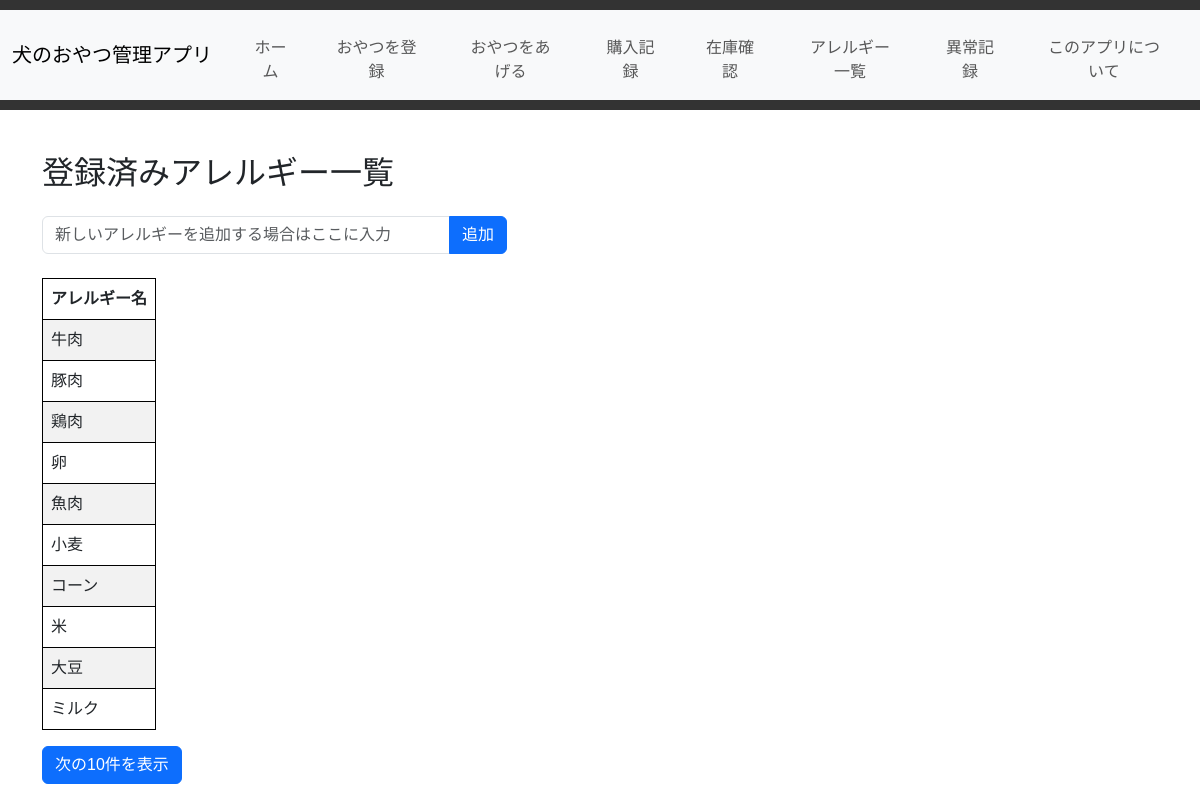
/allergies, run on the app's committed database.
### tables this page shows
CREATE TABLE "allergies" (
	"id"	INTEGER,
	"name"	TEXT NOT NULL,
	"registration_date"	INTEGER,
	PRIMARY KEY("id" AUTOINCREMENT)
);

### app.py (the view)
@app.route('/allergies', methods=['GET', 'POST'])
def allergies():
    conn = get_db_connection()
    if request.method == 'POST':
        allergy_name = request.form['allergy_name']
        if allergy_name:  # 空のデータが送信されないようにチェック
            conn.execute('INSERT INTO allergies (name) VALUES (?)', (allergy_name,))
            conn.commit()
    allergies = conn.execute('SELECT id, name FROM allergies').fetchall()
    conn.close()
    return render_template('allergies.html', allergies=allergies)

### app.py (called while the page is built)
def get_db_connection():
    conn = sqlite3.connect('dog_treats.db')
    conn.row_factory = sqlite3.Row
    return conn

### templates/allergies.html (shortened to what this page needs)
{% extends 'base.html' %}
{% block content %}
    <div class="container my-4">
        <h2 class="mb-4">登録済みアレルギー一覧</h2>
        <div class="col-md-5">
            <form method="POST" action="{{ url_for('allergies') }}" class="mb-4">
                <div class="input-group">
                    <input type="text" class="form-control" name="allergy_name" id="allergy_name" placeholder="新しいアレルギーを追加する場合はここに入力" required>
                    <button type="submit" class="btn btn-primary">追加</button>
                </div>
            </form>
        </div>
        <div class="col-md-2 ">
            <table class="table table-striped">
                <thead>
                    <tr>
                        <th>アレルギー名</th>
                    </tr>
                </thead>
                <tbody id="allergy-table-body">
                    {% for allergy in allergies %}
                    <tr style="display: {% if loop.index <= 10 %}table-row{% else %}none{% endif %}">
                        <td>{{ allergy.name }}</td>
                    </tr>
                    {% endfor %}
                </tbody>
            </table>
            <button id="show-more-btn" class="btn btn-primary" style="display: none;">次の10件を表示</button>
        </div>
    </div>
{% endblock %}

### static/style.css (style rules this page uses)
body { font-family: Arial, sans-serif; }
table { width: 100%; border-collapse: collapse; margin-top: 20px; }
table, th, td { border: 1px solid black; }
th, td { padding: 10px; text-align: left; }
.table { width: auto; max-width: 100%; table-layout: fixed; }
.table td, .table th { white-space: nowrap; max-width: 300px; overflow: hidden; text-overflow: ellipsis; }

### data on the page
allergies: name "牛肉"
allergies: name "豚肉"
allergies: name "鶏肉"
allergies: name "卵"
allergies: name "魚肉"
allergies: name "小麦"
allergies: name "コーン"
allergies: name "米"
allergies: name "大豆"
allergies: name "ミルク"
